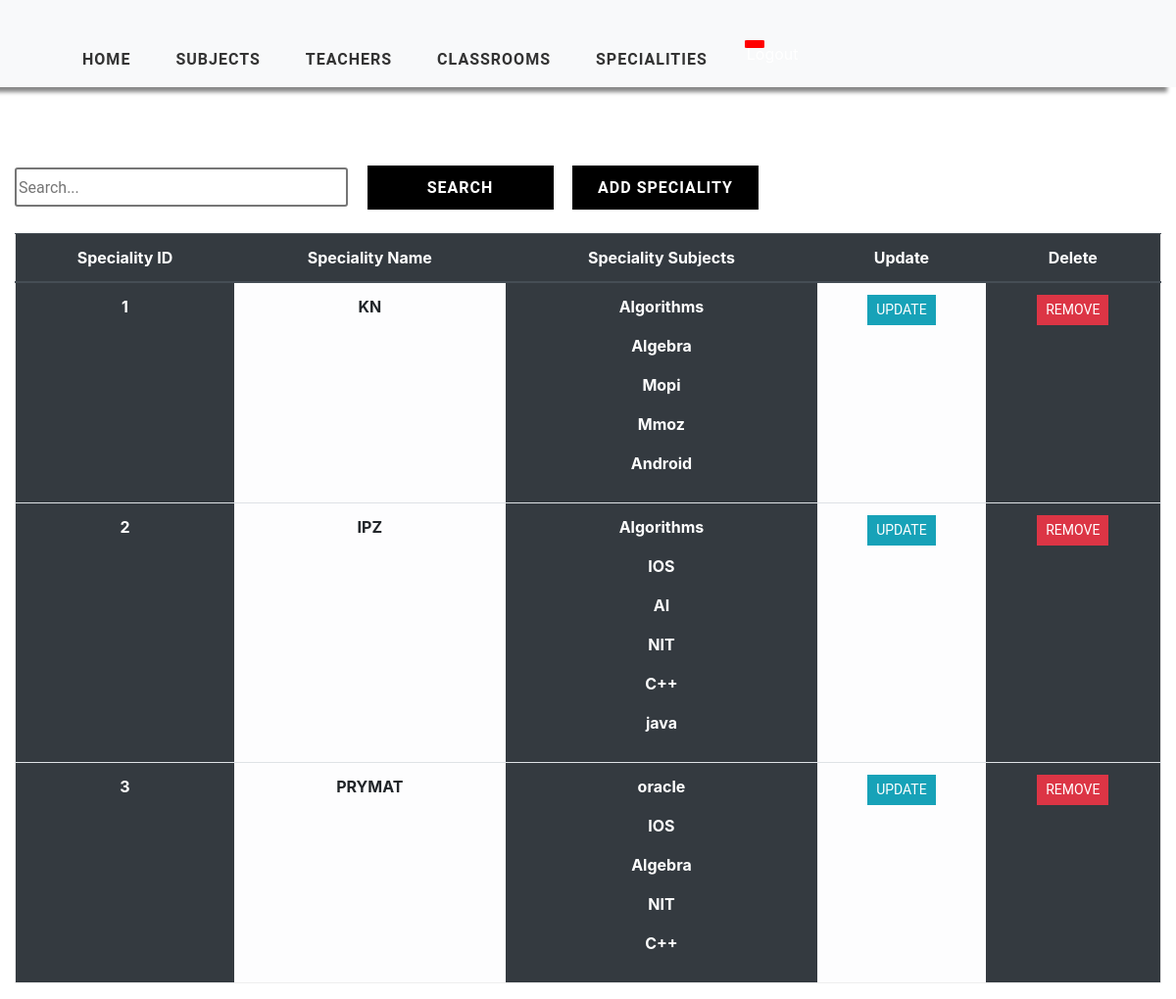
/speciality/list, run on an earlier commit of the app's database.
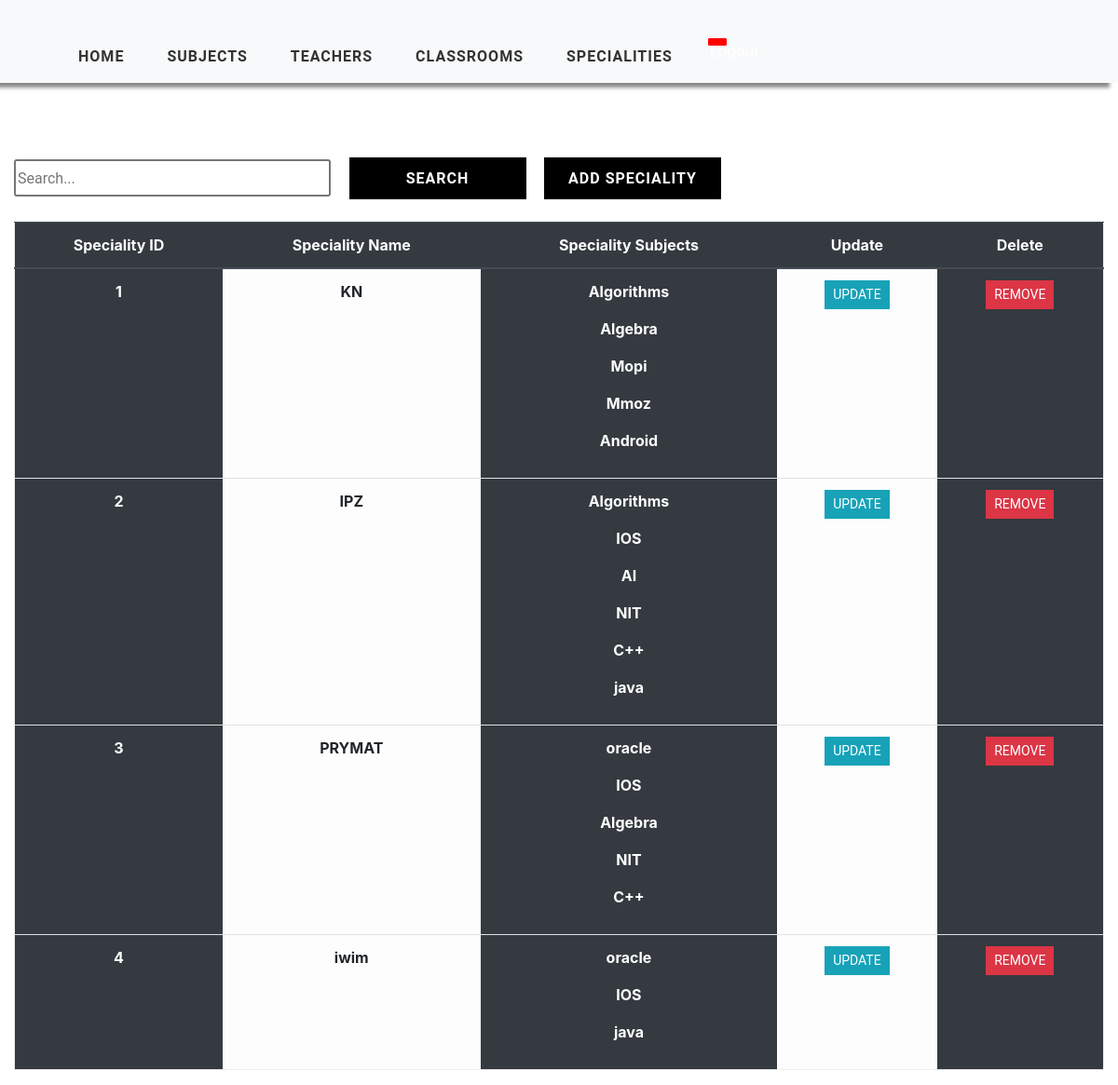
And on a later commit of the database.
### timetableCSP/models.py (models this page shows, shortened)
class Speciality(models.Model):
    speciality_id = models.AutoField(primary_key=True)
    speciality_name = models.CharField(max_length=2000, null=True)
    subjects = models.ManyToManyField(Subject, null=True)

class Subject(models.Model):
    subject_id = models.AutoField(primary_key=True)
    subject_name = models.CharField(max_length=1000, null=True)
    subject_number_of_students = models.IntegerField(null=True)
    subject_groups = models.IntegerField(null=True)
    teacher = models.ForeignKey(Teacher,null=True,on_delete=models.SET_NULL)

### timetableCSP/views.py (the view)
# urls.py: path('speciality/list', views.specialitiesList, name='list-speciality'),
def specialitiesList(request):
    specialities = Speciality.objects.all()
    context = {'specialities': specialities}
    return render(request, 'listSpeciality.html', context)

### templates/listSpeciality.html (shortened to what this page needs)
{% extends 'main.html' %}
{% load static %}
{% block content %}
    <div class="container-fluid">
    <div class="search">
        <input type="text" class="searchbox" placeholder="Search...">
        <input type="submit" value="Search" class="searchButton">
        <a href="{% url 'add-speciality' %}"><button class="searchButton">Add Speciality </button></a>
    </div>
	<div class="table-responsive-lg">
        <table class="table ">
            <thead class="thead-dark">
			<tr>
                <div class="header__item filter__link">
                  <th class="text-center" scope="col">Speciality ID</th>
                </div>
                <div class="header__item filter__link" >
                   <th scope="col" class="text-center">Speciality Name</th>
                </div>
                <div class="header__item filter__link">
                  <th class="text-center" scope="col">Speciality Subjects</th>
                </div>
                <div class="header__item filter__link">
                    <th class="text-center" scope="col"> Update</th>
                </div>
                <div class="header__item filter__link">
                     <th class="text-center" scope="col">Delete</th>
                </div>
			</tr>
            </thead>
                {% for speciality in specialities %}
				    <tr>
                        <th scope="row" class="table-dark text-center">{{ speciality.speciality_id }}</th>
						<th scope="row" class="table-light text-center"  >{{ speciality.speciality_name }}</th>
                        <th scope="row" class="table-dark text-center"  >
                            {% for sub in speciality.subjects.all %}
                            <p>{{ sub.subject_name }}</p>
                            {% endfor %}
                        </th>
                        <th scope="row" class="table-light text-center"> <a href="{% url 'update-speciality' speciality.speciality_id %}" class="btn btn-sm btn-info">Update</a></th>
                        <th scope="row" class="table-dark text-center"> <a href="{% url 'delete-speciality' speciality.speciality_id %}" class="btn btn-sm btn-danger" >Remove</a></th>
					</tr>
                {% endfor %}
        </table>
</div>
    </div>
{% endblock %}

### templates/main.html (shortened to what this page needs)
<!DOCTYPE html>
<html lang="en">
<head>
    {% load static %}
	<link href="{% static 'css/style.css' %}" rel="stylesheet">
    <link href="{% static 'css/tables.css' %}" rel="stylesheet">
    <link href="{% static 'css/add.css' %}" rel="stylesheet">
    <link href="{% static 'css/nav.css' %}" rel="stylesheet">
    <link rel="stylesheet" href="https://maxcdn.bootstrapcdn.com/bootstrap/4.5.0/css/bootstrap.min.css">
    <link rel="stylesheet" href="https://stackpath.bootstrapcdn.com/font-awesome/4.7.0/css/font-awesome.min.css">
    <link rel="stylesheet" src="extensions/sticky-header/bootstrap-table-sticky-header.css">
</head>
<body>
            <nav id="header"  class="navbar navbar-expand-lg navbar-light bg-light">
                <div class="container-fluid">
                    <div class="collapse navbar-collapse collapse" data-toggle="collapse" aria-expanded="false"  id="navbarSupportedContent">
                        <ul class="nav navbar-nav ">
                            <li class="nav-item text-center active">
                                <a class="nav-link link" href="{% url 'home' %}">Home</a>
                            </li>
                            <li class="nav-item text-center">
                                <a class="nav-link link" href="{% url 'list-subject' %}">Subjects</a>
                            </li>
                            <li class="nav-item text-center">
                                <a class="nav-link link" href="{% url 'list-teacher' %}">Teachers</a>
                            </li>
                            <li class="nav-item text-center">
                                <a class="nav-link link"  href="{% url 'list-room' %}">Classrooms </a>
                            </li>
                            <li class="nav-item text-center">
                                <a class="nav-link link" href="{% url 'list-speciality' %}">Specialities</a>
                            </li>
                            <a class="logout text-center" style="" href="# >
                            <li class="nav-item text-center"></li>
                            </a>
                        </ul>
                    </div>
                </div>
            </nav>
        {% block content %}
        {% endblock %}
</body>
</html>

### static/css/style.css (style rules this page uses)
a { cursor: pointer; }
#header { width: 100%; background:#fff; box-shadow:-9px 5px 4px #888888 !important; overflow:auto; position: sticky; top: 0; }
#header ul { padding:33px 0 0 45px; }
#header li { list-style:none; margin-right:30px; }
#header li a.link { font-weight:700; color:#333; font-size: 16px; text-decoration:none; text-transform:uppercase; letter-spacing:1px; }
.logout { width:30px !important; height:30px !important; background-color:red !important; color:white !important; }

### static/css/tables.css (style rules this page uses)
*, *:before, *:after { box-sizing: border-box; }
body { font-family: "Roboto", sans-serif; margin: 0; }
.table { border: 1px solid #eeeeee; overflow-y: auto; overflow-x: auto; overflow-style: marquee-line; height: 720px; }
.table-data, .header__item { flex: 1 1 20%; text-align: center; font-family: Roboto, sans-serif; font-weight: bold; }
.header__item { text-transform: uppercase; }
.filter__link { color: white; text-decoration: none; position: relative; display: inline-block; padding-left: 24px; padding-right: 24px; }
.filter__link::after { content: ""; position: absolute; right: -18px; color: white; font-size: 12px; top: 50%; transform: translateY(-50%); }
.btn { border-radius: 0 !important; font-family: Roboto, sans-serif !important; text-transform: uppercase; }
.search { display: inline-block; }
.searchbox { width: 340px; height: 40px; border-style: solid; border-radius: 3px; font-family: Roboto, sans-serif; text-align: justify; }
.searchButton { width: 190px; height: 45px ; font-family: Roboto, sans-serif; text-transform: uppercase; letter-spacing: 1px; font-weight: bolder; color: white ; background: black; margin-left: 15px; margin-top: 40px; border-color: black ; border-radius: 0 ; border-style: solid; border-width: 3px ; }

### static/css/nav.css (style rules this page uses)
.navbar { padding: 15px 10px; background: #fff; border: none; border-radius: 0; margin-bottom: 40px; box-shadow: 1px 1px 3px rgba(0, 0, 0, 0.1); }
.nav-item { font-family: Roboto, sans-serif !important; font-weight: bold; text-transform: capitalize; }
.logout { width: 20px !important; height: 8px !important; border: 2px solid red !important; border-radius: 10% !important; background-color: red !important; }

What changed in the data, as far as the page shows it:
added Speciality: speciality_id "4", speciality_name "iwim", Subject (subject_name "oracle"), Subject (subject_name "IOS"), Subject (subject_name "java")
